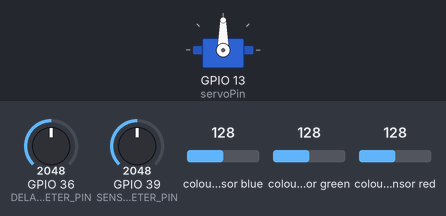
This sketch was run on a simulated ESP32. Parts: servo. The inputs (shaded band) are chosen by the test bench; at power-on: GPIO 36 (DELAY_POTENTIOMETER_PIN) = 2048, GPIO 39 (SENS_POTENTIOMETER_PIN) = 2048, colour sensor blue 128, colour sensor green 128, colour sensor red 128. What the sketch prints to the serial monitor is not drawn.

Above: at 2.9 s.
3.0 s: GPIO 36 (DELAY_POTENTIOMETER_PIN) set to 122
7.4 s: GPIO 39 (SENS_POTENTIOMETER_PIN) set to 2935
9.0 s: GPIO 39 (SENS_POTENTIOMETER_PIN) set to 3057
At 10.74 s:
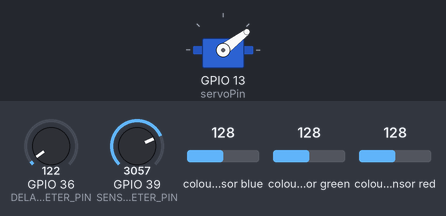
12.6 s: GPIO 39 (SENS_POTENTIOMETER_PIN) set to 2866
At 13.38 s:
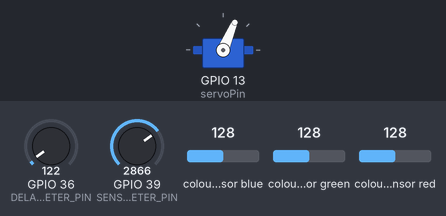
At 15.4 s:
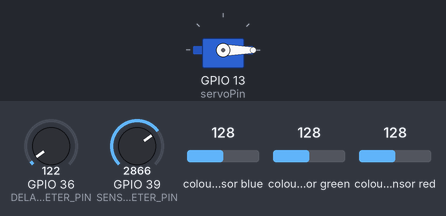
Timing chart, 0 to 16.9 s (numbered marks = the images above; inputs shaded):
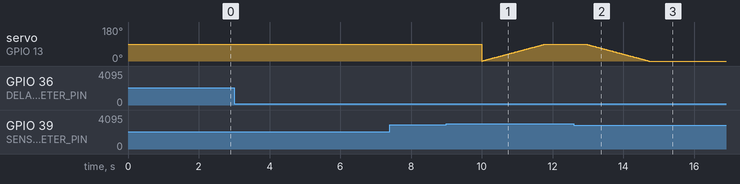

The sketch:

smartglasses.ino
```cpp
#include <ESP32Servo.h>
#include <RingBuf.h>
#include "Wire.h"
#include "Adafruit_TCS34725.h"

/* Initialise with default values (int time = 2.4ms, gain = 1x) */
// Adafruit_TCS34725 tcs = Adafruit_TCS34725();

/* Initialise with specific int time and gain values */
Adafruit_TCS34725 tcs = Adafruit_TCS34725(TCS34725_INTEGRATIONTIME_614MS, TCS34725_GAIN_1X);

#define DELAY_POTENTIOMETER_PIN 36
#define SENS_POTENTIOMETER_PIN 39

static const int servoPin = 13;


static const int MAX_BUF = 100; //Max history of measurments of blue light
static const int MIN_BUF = 3; //Min history

static const int DELAY_MINVAL = 0;
static const int DELAY_MAXVAL = 360;

static const int SENS_MINVAL = 0;
static const int SENS_MAXVAL = 360;

static const double HIGHEST_BLUE_VALUE = 0.9; //but realistically 0.9 since nothing contains 100% blue light

bool G_glasses_down = false;

Servo servo1;

RingBuf<double, MAX_BUF> dataHistory;

int loops_since_change = 0;
double blue_value_perc = 0.0;
double response_delay = 0.0;
double sensibility = 0.0;

double cumulated_blue_light_exporsure_avg = 0.0;

bool filter_mode_on = true;


void setup() {

  Serial.begin(115200);
  servo1.attach(servoPin);
  analogSetAttenuation(ADC_11db);
  //init_buffer();
  init_buffer2();

  if (tcs.begin()) {
    Serial.println("Found sensor");
  } else {
    Serial.println("No TCS34725 found ... check your connections");
    while (1);
  }

}

void loop() {

  delay(1000); //granularity

  loops_since_change++;

  //fetch and store blue light value
  blue_value_perc = get_blue_light_perc();
  dataHistory.pushOverwrite(blue_value_perc);


  if(filter_mode_on) {
    //Threshold ranges from HIGHEST VALUE when sensibility = 0
    //to 0.1 * HIGHTEST VALUE when sensibility = 1

    //normalize inputs to interval [0;1]
    int delay_measurement = read_delay();
    response_delay = normalize_measurement(delay_measurement, DELAY_MINVAL, DELAY_MAXVAL);

    int sens_measurement = read_sensitivity();
    sensibility = normalize_measurement(sens_measurement, SENS_MINVAL, SENS_MAXVAL);

    //calculate average blue light exposure (amt_summands = number of loops)
    //for response delay= 0.1 => 3 + 0.1 * 97 = aprox. 10 secs.
    //for response delay = 0 => 3 secs.
    int amt_summands = (double)MIN_BUF + response_delay * ((double)MAX_BUF - (double)MIN_BUF);


    //only calculate when minimum time of response delay has passed ()
    if(loops_since_change > amt_summands) {
      cumulated_blue_light_exporsure_avg = last_avg(amt_summands);
    }

    Serial.print("Response Delay: ");
    Serial.println(response_delay);
    Serial.print("Sensibility: ");
    Serial.println(sensibility);
    Serial.print("Amount summands: ");
    Serial.println(amt_summands);
    Serial.print("Loops since last change: ");
    Serial.println(loops_since_change);
    Serial.print("Cumulated Blue Light Exporsure Avg: ");
    Serial.println(cumulated_blue_light_exporsure_avg);

    print_buffer();
    //Serial.print(amt_summands);


    double THRESHOLD = HIGHEST_BLUE_VALUE * (1.0 - (0.9 * sensibility));
    Serial.print("THRESHOLD: ");
    Serial.println(THRESHOLD);

    if(!G_glasses_down && cumulated_blue_light_exporsure_avg > THRESHOLD) {
      activate_protection();
      loops_since_change = 0;
      G_glasses_down = true;
      Serial.println("Glasses are turned down! \n");
    }
    if(G_glasses_down && cumulated_blue_light_exporsure_avg < THRESHOLD) {
      deactivate_protection();
      loops_since_change = 0;
      G_glasses_down = false;
      Serial.println("Glasses are turned up! \n");
    }
  }

}

void activate_protection() {
  for(int posDegrees = 0; posDegrees <= 90; posDegrees++) {
    servo1.write(posDegrees);
    delay(20);
  }
}

void deactivate_protection() {
  for(int posDegrees = 90; posDegrees >= 0; posDegrees--) {
    servo1.write(posDegrees);
    delay(20);
  }
}

int read_sensitivity() {
  int analogValue = analogRead(SENS_POTENTIOMETER_PIN);
  return map(analogValue, 0, 4095, 0, 360);
}

int read_delay() {
  int analogValue = analogRead(DELAY_POTENTIOMETER_PIN);
  return map(analogValue, 0, 4095, 0, 360);
}

double get_blue_light_perc() {
  uint16_t r, g, b, c, colorTemp, lux;

  tcs.getRawData(&r, &g, &b, &c);
  colorTemp = tcs.calculateColorTemperature(r, g, b);
  lux = tcs.calculateLux(r, g, b);

  Serial.print("Color Temp: "); Serial.print(colorTemp, DEC);
  Serial.print(" K - ");
  Serial.print("Lux: "); Serial.print(lux, DEC); Serial.print(" - ");
  Serial.print("R: "); Serial.print(r, DEC); Serial.print(" ");
  Serial.print("G: "); Serial.print(g, DEC); Serial.print(" ");
  Serial.print("B: "); Serial.print(b, DEC); Serial.print(" ");
  Serial.print("C: "); Serial.print(c, DEC); Serial.print(" ");
  Serial.println(" ");
  //Blue light is not reliable, using light intensity (claridad c) for now...
  double result = (double)c/10000.0;
  Serial.print("Result: "); Serial.println(result);
  return result;
}

double last_avg(int amt_summands) {
  Serial.println("--------------");
  double data = 0.0;
  double sum = 0.0;
  for(int i=0; i<amt_summands; i++) {
    dataHistory.peek(data, dataHistory.size()-1-i);
    sum += data;
    Serial.println(data);
  }
  Serial.println("--------------");
  return sum / amt_summands;
}

//helper functions

void init_buffer() {
  for(int i=0; i<dataHistory.size(); i++) {
    dataHistory.pushOverwrite(0.0);
  }
}

void init_buffer2() {
  double data = 0.0;
  while(dataHistory.push(data));
}

void print_buffer() {
  double data = 0.0;
  for(int i=0; i<dataHistory.size(); i++) {
    dataHistory.peek(data, i);
    Serial.print(data);
    Serial.print(" ");
  }
  Serial.println();
}

double normalize_measurement(int measurement, int MIN, int MAX) {
  return (measurement - (double)MIN) / ((double)MAX - (double)MIN);
}
```

Measured:
- the behaviour switches between 3002 and 3003 on GPIO 39 (SENS_POTENTIOMETER_PIN) (found by bisection; images 0 and 1)
- after the input at 3.0 s, every drawn part: stays the same
- after the input at 7.4 s, every drawn part: stays the same
- after the input at 12.6 s, servo on GPIO 13 (servoPin): moves from 90° to 0° over 1.8 s, starting after 0.34 s
